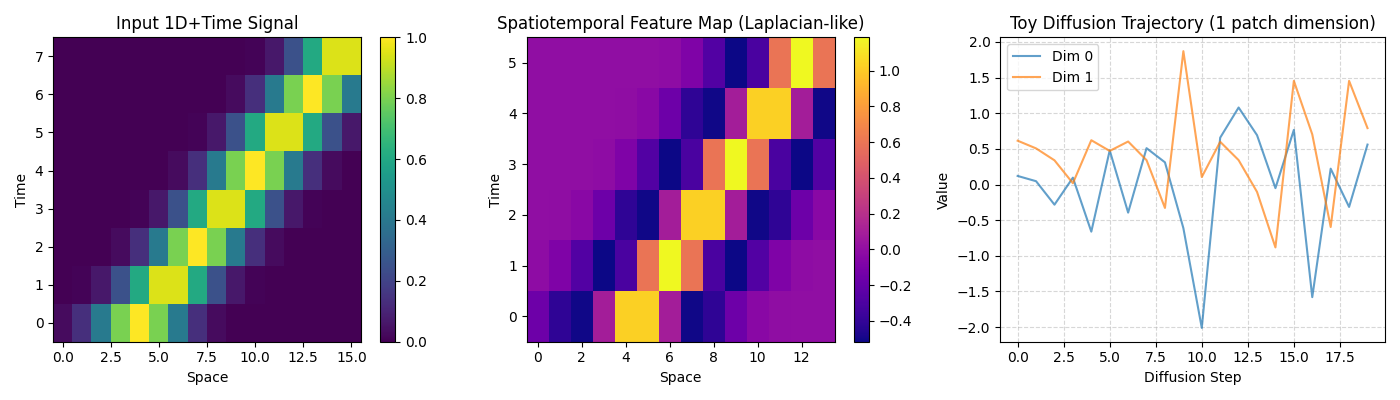

Generate this figure with Python:
import numpy as np
import matplotlib
matplotlib.use('Agg')
import matplotlib.pyplot as plt
import os

np.random.seed(99)

# --- Toy Spatiotemporal Convolution ---
# Imagine a 1D spatial signal evolving over time.
# Spatial size = 16, Time steps = 8
spatial_size = 16
time_steps = 8
signal = np.zeros((time_steps, spatial_size))

# Create a moving bump
for t in range(time_steps):
    center = 4 + t * 1.5
    for x in range(spatial_size):
        signal[t, x] = np.exp(-0.5 * ((x - center) / 1.5) ** 2)

# A 2D conv kernel over (time, space)
k = np.array([
    [0, -1, 0],
    [-1, 4, -1],
    [0, -1, 0]
])


def conv2d_valid(x, k):
    kh, kw = k.shape
    out = np.zeros((x.shape[0] - kh + 1, x.shape[1] - kw + 1))
    for i in range(out.shape[0]):
        for j in range(out.shape[1]):
            out[i, j] = np.sum(x[i:i + kh, j:j + kw] * k)
    return out


spatiotemporal_feature = conv2d_valid(signal, k)

print("Input signal shape:", signal.shape)
print("Feature map shape:", spatiotemporal_feature.shape)

# --- Toy "diffusion" on 1D+time signal ---
# Forward process: add noise over diffusion steps
num_diffusion_steps = 20
beta = np.linspace(0.01, 0.2, num_diffusion_steps)
alpha = 1 - beta
alpha_bar = np.cumprod(alpha)

# Sample a clean 1D+time patch
x0 = signal[2:5, 4:10]
x0_flat = x0.flatten()

# Forward diffusion trajectory
trajectory = []
for t in range(num_diffusion_steps):
    noise = np.random.randn(*x0_flat.shape)
    xt = np.sqrt(alpha_bar[t]) * x0_flat + np.sqrt(1 - alpha_bar[t]) * noise
    trajectory.append(xt)

trajectory = np.array(trajectory)  # (T, D)

# Plot original signal and feature map
fig, axes = plt.subplots(1, 3, figsize=(14, 4))

im0 = axes[0].imshow(signal, aspect='auto', cmap='viridis', origin='lower')
axes[0].set_title('Input 1D+Time Signal')
axes[0].set_xlabel('Space')
axes[0].set_ylabel('Time')
fig.colorbar(im0, ax=axes[0])

im1 = axes[1].imshow(spatiotemporal_feature, aspect='auto', cmap='plasma', origin='lower')
axes[1].set_title('Spatiotemporal Feature Map (Laplacian-like)')
axes[1].set_xlabel('Space')
axes[1].set_ylabel('Time')
fig.colorbar(im1, ax=axes[1])

axes[2].plot(trajectory[:, 0], label='Dim 0', alpha=0.7)
axes[2].plot(trajectory[:, 1], label='Dim 1', alpha=0.7)
axes[2].set_title('Toy Diffusion Trajectory (1 patch dimension)')
axes[2].set_xlabel('Diffusion Step')
axes[2].set_ylabel('Value')
axes[2].legend()
axes[2].grid(True, linestyle='--', alpha=0.5)

plt.tight_layout()
out_path = os.path.join(os.path.dirname(__file__), 'phase99_video_3d.png')
plt.savefig(out_path)
print("Saved plot to", out_path)

# Show complexity increase: number of elements
spatial_2d = 256 * 256
video_3d = 256 * 256 * 30 * 5  # 5 seconds at 30 fps
print(f"\n2D image elements: {spatial_2d}")
print(f"5-second video elements (256x256@30fps): {video_3d}")
print(f"Complexity increase factor: {video_3d / spatial_2d:.0f}x")
